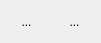
<?xml version="1.0" encoding="UTF-8"?>
<ui version="4.0">
 <class>MidiPlayer</class>
 <widget class="QWidget" name="MidiPlayer">
  <property name="geometry">
   <rect>
    <x>0</x>
    <y>0</y>
    <width>101</width>
    <height>43</height>
   </rect>
  </property>
  <property name="maximumSize">
   <size>
    <width>101</width>
    <height>58</height>
   </size>
  </property>
  <property name="windowTitle">
   <string>Form</string>
  </property>
  <property name="styleSheet">
   <string notr="true">border: none;</string>
  </property>
  <property name="locale">
   <locale language="French" country="France"/>
  </property>
  <widget class="QToolButton" name="playButton">
   <property name="geometry">
    <rect>
     <x>5</x>
     <y>0</y>
     <width>43</width>
     <height>43</height>
    </rect>
   </property>
   <property name="minimumSize">
    <size>
     <width>0</width>
     <height>0</height>
    </size>
   </property>
   <property name="styleSheet">
    <string notr="true"/>
   </property>
   <property name="text">
    <string>...</string>
   </property>
   <property name="icon">
    <iconset>
     <normalon>assets/icons/essential-collection/play-button-1.png</normalon>
    </iconset>
   </property>
   <property name="iconSize">
    <size>
     <width>40</width>
     <height>40</height>
    </size>
   </property>
  </widget>
  <widget class="QToolButton" name="stopButton">
   <property name="geometry">
    <rect>
     <x>53</x>
     <y>0</y>
     <width>43</width>
     <height>43</height>
    </rect>
   </property>
   <property name="styleSheet">
    <string notr="true"/>
   </property>
   <property name="text">
    <string>...</string>
   </property>
   <property name="icon">
    <iconset>
     <normalon>assets/icons/essential-collection/stop-1.png</normalon>
    </iconset>
   </property>
   <property name="iconSize">
    <size>
     <width>40</width>
     <height>40</height>
    </size>
   </property>
  </widget>
 </widget>
 <resources/>
 <connections/>
</ui>
